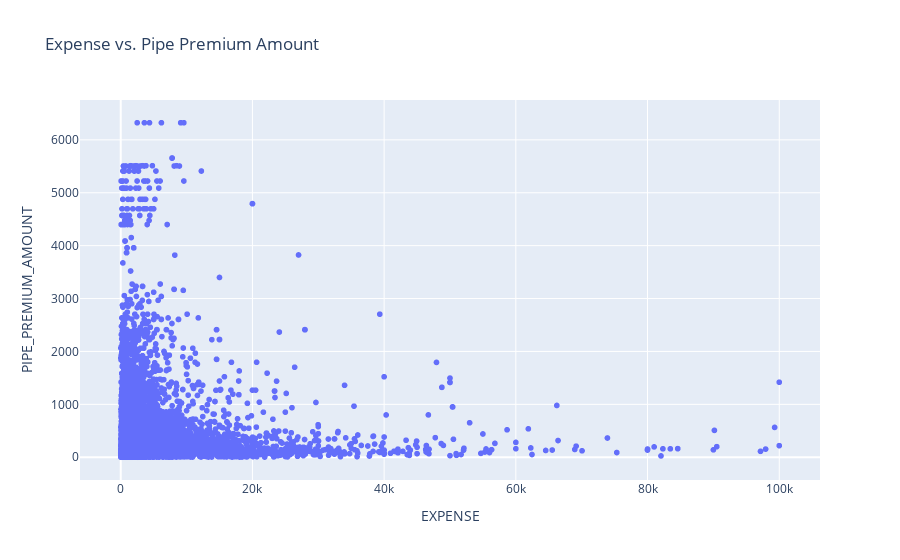

Here is the notebook cell this chart was saved with:
### Code cell
# Create a scatter plot
fig = px.scatter(numericDf, x='EXPENSE', y='PIPE_PREMIUM_AMOUNT', title='Expense vs. Pipe Premium Amount')

# Show the plot
fig.show()

### Figure 1 — Plotly figure (JSON) as saved in the notebook; plotly's stock layout.template omitted (floating-point values rounded to 4 significant figures; data arrays with more than 128 entries replaced by an {"elided": "..."} marker saying what was removed)
{"data": [{"hovertemplate": "EXPENSE=%{x}<br>PIPE_PREMIUM_AMOUNT=%{y}<extra></extra>", "legendgroup": "", "marker": {"color": "#636efa", "symbol": "circle"}, "mode": "markers", "name": "", "showlegend": false, "type": "scattergl", "x": {"elided": "17829 float values"}, "xaxis": "x", "y": {"elided": "17829 float values"}, "yaxis": "y"}], "layout": {"legend": {"tracegroupgap": 0}, "title": {"text": "Expense vs. Pipe Premium Amount"}, "xaxis": {"anchor": "y", "domain": [0, 1], "title": {"text": "EXPENSE"}}, "yaxis": {"anchor": "x", "domain": [0, 1], "title": {"text": "PIPE_PREMIUM_AMOUNT"}}}}
